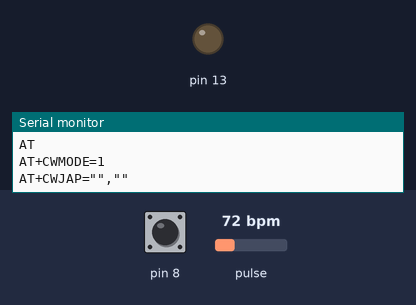
Bench run of a sketch on a simulated Arduino Uno, built with avr-gcc and run on an emulated ATmega328P. Shown: output pins drawn as LEDs (lit = HIGH), the last lines printed to the serial monitor. The inputs (shaded band) are chosen by the test bench; at power-on: pin 8 LOW, pulse 72 bpm. The modem accepts every AT command (registered, SIM ready, sends succeed) and sends nothing else.

Above: at 8.2 s.
8.3 s: pin 8 pulled HIGH for 3.2 s
At 19.4 s:
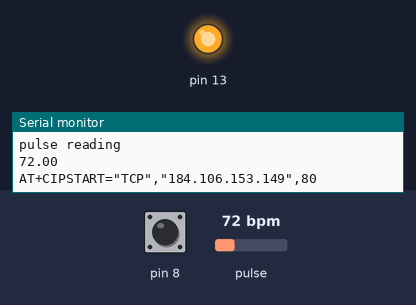
Timing chart, 0 to 20.9 s (numbered marks = the images above; inputs shaded):
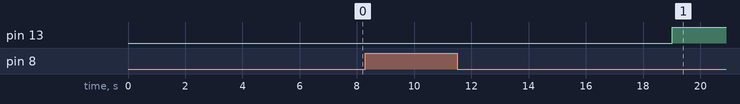

The sketch:

IOTproject.ino
```cpp
#define USE_ARDUINO_INTERRUPTS true
#define DEBUG true
#define SSID ""     // "WiFiname"
#define PASS "" // "password"
#define IP "184.106.153.149"      // thingspeak.com ip
#include <SoftwareSerial.h>
#include <Timer.h>
#include <PulseSensorPlayground.h>    // Includes the PulseSensorPlayground Library.
Timer t;

PulseSensorPlayground pulseSensor;

String msg = "GET https://api.thingspeak.com/update?api_key=NNYL4SFNR94JGO45&field1=0&field2=0&field3=0";

SoftwareSerial esp8266(10,11);

//Variables
const int PulseWire = A0;
const int LED13 = 13;
int Threshold = 550;           //for heart rate sensor
float myTemp;
float myBPM;
String BPM;
String temp;
int error1;
int panic;
int raw_myTemp;
float Voltage;
float tempC;
void setup()
{

  Serial.begin(115200);
  esp8266.begin(115200);
  pulseSensor.analogInput(PulseWire);
  pulseSensor.blinkOnPulse(LED13);       //auto-magically blink Arduino's LED with heartbeat.
  pulseSensor.setThreshold(Threshold);


   if (pulseSensor.begin()) {
    Serial.println("We created a pulseSensor Object !");  //This prints one time at Arduino power-up,  or on Arduino reset.
  }
  Serial.println("AT");
esp8266.println("AT");

  delay(3000);
  char ok[]="OK";
  if(esp8266.find(ok))
  {
    connectWiFi();
  }
  t.every(10000, getReadings);
   t.every(10000, updateInfo);
}

void loop()
{
  panic_button();
start: //label
    error1=0;
   t.update();
    //Resend if transmission is not completed
    if (error1==1)
    {
      goto start; //go to label "start"
    }
 delay(4000);
}

void updateInfo()
{
  String cmd = "AT+CIPSTART=\"TCP\",\"";
  cmd += IP;
  cmd += "\",80";
  Serial.println(cmd);
  esp8266.println(cmd);
  delay(2000);
  char error[]="Error";
  if(esp8266.find(error))
  {
    return;
  }
  cmd = msg ;
  cmd += "&field1=";    //field 1 for BPM
  cmd += BPM;
  cmd += "&field2=";  //field 2 for temperature
  cmd += temp;
  cmd += "\r\n";
  Serial.print("AT+CIPSEND=");
  esp8266.print("AT+CIPSEND=");
  Serial.println(cmd.length());
  esp8266.println(cmd.length());
  if(esp8266.find('>'))
  {
    Serial.print(cmd);
    esp8266.print(cmd);
  }
  else
  {
    Serial.println("AT+CIPCLOSE");
    esp8266.println("AT+CIPCLOSE");
    //Resend...
    error1=1;
  }
}

boolean connectWiFi()
{
  Serial.println("AT+CWMODE=1");
  esp8266.println("AT+CWMODE=1");
  delay(2000);
  String cmd="AT+CWJAP=\"";
  cmd+=SSID;
  cmd+="\",\"";
  cmd+=PASS;
  cmd+="\"";
  Serial.println(cmd);
  esp8266.println(cmd);
  delay(2000);
  char ok[]="OK";
  if(esp8266.find(ok))
  {
    return true;
  }
  else
  {
    return false;
  }
}

void getReadings(){
  raw_myTemp = analogRead(A1);
  Voltage = (raw_myTemp / 1023.0) * 5000; // 5000 to get millivots.
  tempC = Voltage * 0.1;
  myTemp = (tempC * 1.8) + 32; // conver to F
   Serial.println("temp reading");
  Serial.println(myTemp);
   myBPM = pulseSensor.getBeatsPerMinute();  // Calls function on our pulseSensor object that returns BPM as an "int".
                                               // "myBPM" hold this BPM value now.
if (pulseSensor.sawStartOfBeat()) {
  Serial.println("pulse reading");// Constantly test to see if "a beat happened".
Serial.println(myBPM);                        // Prints the value inside of myBPM.
}

  delay(40);
    char buffer1[10];
     char buffer2[10];
    BPM = dtostrf(myBPM, 4, 1, buffer1);
    temp = dtostrf(myTemp, 4, 1, buffer2);
  }

void panic_button(){
  panic = digitalRead(8);
    if(panic == HIGH){
     Serial.println("panic reading");
    Serial.println(panic);

      String cmd = "AT+CIPSTART=\"TCP\",\"";
  cmd += IP;
  cmd += "\",80";
  Serial.println(cmd);
  esp8266.println(cmd);
  delay(3000);
  char error[]="Error";
  if(esp8266.find(error))
  {
    return;
  }
  Serial.println("panic");
  cmd = msg ;
  cmd += "&field3=";
  cmd += panic;
  cmd += "\r\n";
  Serial.print("AT+CIPSEND=");
  esp8266.print("AT+CIPSEND=");
  Serial.println(cmd.length());
  esp8266.println(cmd.length());
  if(esp8266.find('>'))
  {
    Serial.print(cmd);
    esp8266.print(cmd);
  }
  else
  {
    Serial.println("AT+CIPCLOSE");
    esp8266.println("AT+CIPCLOSE");
    //Resend...
    error1=1;
  }
}
}
```
